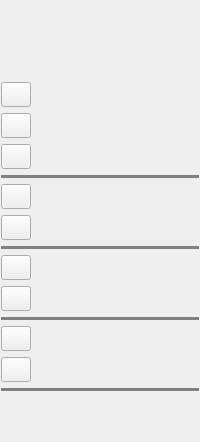
     <widget class="QFrame" name="frameRightToolBar">
      <property name="minimumSize">
       <size>
        <width>32</width>
        <height>0</height>
       </size>
      </property>
      <property name="styleSheet">
       <string notr="true">QFrame
{
border: 0px;
}</string>
      </property>
      <property name="lineWidth">
       <number>0</number>
      </property>
      <layout class="QVBoxLayout" name="verticalLayout_3">
       <property name="leftMargin">
        <number>1</number>
       </property>
       <property name="topMargin">
        <number>82</number>
       </property>
       <property name="rightMargin">
        <number>1</number>
       </property>
       <item>
        <widget class="QPushButton" name="buttonUndo">
         <property name="minimumSize">
          <size>
           <width>30</width>
           <height>25</height>
          </size>
         </property>
         <property name="maximumSize">
          <size>
           <width>30</width>
           <height>16777215</height>
          </size>
         </property>
         <property name="cursor">
          <cursorShape>PointingHandCursor</cursorShape>
         </property>
         <property name="focusPolicy">
          <enum>Qt::NoFocus</enum>
         </property>
         <property name="toolTip">
          <string>Undo (Ctrl+Z)</string>
         </property>
         <property name="text">
          <string/>
         </property>
         <property name="icon">
          <iconset resource="images.qrc">
           <normaloff>:/icons/undo_icon.png</normaloff>:/icons/undo_icon.png</iconset>
         </property>
        </widget>
       </item>
       <item>
        <widget class="QPushButton" name="buttonRedo">
         <property name="minimumSize">
          <size>
           <width>30</width>
           <height>25</height>
          </size>
         </property>
         <property name="maximumSize">
          <size>
           <width>30</width>
           <height>16777215</height>
          </size>
         </property>
         <property name="cursor">
          <cursorShape>PointingHandCursor</cursorShape>
         </property>
         <property name="focusPolicy">
          <enum>Qt::NoFocus</enum>
         </property>
         <property name="toolTip">
          <string>Redo (Ctrl+Y)</string>
         </property>
         <property name="text">
          <string/>
         </property>
         <property name="icon">
          <iconset resource="images.qrc">
           <normaloff>:/icons/redo.png</normaloff>:/icons/redo.png</iconset>
         </property>
        </widget>
       </item>
       <item>
        <widget class="QPushButton" name="buttonClearText">
         <property name="minimumSize">
          <size>
           <width>30</width>
           <height>25</height>
          </size>
         </property>
         <property name="maximumSize">
          <size>
           <width>30</width>
           <height>16777215</height>
          </size>
         </property>
         <property name="cursor">
          <cursorShape>PointingHandCursor</cursorShape>
         </property>
         <property name="focusPolicy">
          <enum>Qt::NoFocus</enum>
         </property>
         <property name="toolTip">
          <string>Clear (Ctrl+Shift+Del)</string>
         </property>
         <property name="text">
          <string/>
         </property>
         <property name="icon">
          <iconset resource="images.qrc">
           <normaloff>:/icons/cleartext_icon.png</normaloff>:/icons/cleartext_icon.png</iconset>
         </property>
        </widget>
       </item>
       <item>
        <widget class="Line" name="line_2">
         <property name="styleSheet">
          <string notr="true">color: grey;
background-color: grey;</string>
         </property>
         <property name="orientation">
          <enum>Qt::Horizontal</enum>
         </property>
        </widget>
       </item>
       <item>
        <widget class="QPushButton" name="buttonSuperscript">
         <property name="minimumSize">
          <size>
           <width>30</width>
           <height>25</height>
          </size>
         </property>
         <property name="maximumSize">
          <size>
           <width>30</width>
           <height>25</height>
          </size>
         </property>
         <property name="cursor">
          <cursorShape>PointingHandCursor</cursorShape>
         </property>
         <property name="focusPolicy">
          <enum>Qt::NoFocus</enum>
         </property>
         <property name="toolTip">
          <string>Superscript (Ctrl+Shift+Up)</string>
         </property>
         <property name="text">
          <string/>
         </property>
         <property name="icon">
          <iconset resource="images.qrc">
           <normaloff>:/icons/superscript_icon.png</normaloff>:/icons/superscript_icon.png</iconset>
         </property>
        </widget>
       </item>
       <item>
        <widget class="QPushButton" name="buttonSubscript">
         <property name="minimumSize">
          <size>
           <width>30</width>
           <height>25</height>
          </size>
         </property>
         <property name="maximumSize">
          <size>
           <width>30</width>
           <height>25</height>
          </size>
         </property>
         <property name="cursor">
          <cursorShape>PointingHandCursor</cursorShape>
         </property>
         <property name="focusPolicy">
          <enum>Qt::NoFocus</enum>
         </property>
         <property name="toolTip">
          <string>Subscript (Ctrl+Shift+Down)</string>
         </property>
         <property name="text">
          <string/>
         </property>
         <property name="icon">
          <iconset resource="images.qrc">
           <normaloff>:/icons/subscript_icon.png</normaloff>:/icons/subscript_icon.png</iconset>
         </property>
        </widget>
       </item>
       <item>
        <widget class="Line" name="line_3">
         <property name="styleSheet">
          <string notr="true">color: grey;
background-color: grey;</string>
         </property>
         <property name="orientation">
          <enum>Qt::Horizontal</enum>
         </property>
        </widget>
       </item>
       <item>
        <widget class="QPushButton" name="buttonIncreaseFontSize">
         <property name="minimumSize">
          <size>
           <width>30</width>
           <height>25</height>
          </size>
         </property>
         <property name="maximumSize">
          <size>
           <width>30</width>
           <height>25</height>
          </size>
         </property>
         <property name="cursor">
          <cursorShape>PointingHandCursor</cursorShape>
         </property>
         <property name="focusPolicy">
          <enum>Qt::NoFocus</enum>
         </property>
         <property name="toolTip">
          <string>Increase Font Size (Ctrl+Shift+=)</string>
         </property>
         <property name="text">
          <string/>
         </property>
         <property name="icon">
          <iconset resource="images.qrc">
           <normaloff>:/icons/increasefont_icon.png</normaloff>:/icons/increasefont_icon.png</iconset>
         </property>
        </widget>
       </item>
       <item>
        <widget class="QPushButton" name="buttonDecreaseFontSize">
         <property name="minimumSize">
          <size>
           <width>30</width>
           <height>25</height>
          </size>
         </property>
         <property name="maximumSize">
          <size>
           <width>30</width>
           <height>25</height>
          </size>
         </property>
         <property name="cursor">
          <cursorShape>PointingHandCursor</cursorShape>
         </property>
         <property name="focusPolicy">
          <enum>Qt::NoFocus</enum>
         </property>
         <property name="toolTip">
          <string>Increase Font Size (Ctrl+Shift+-)</string>
         </property>
         <property name="text">
          <string/>
         </property>
         <property name="icon">
          <iconset resource="images.qrc">
           <normaloff>:/icons/decreasefont_icon.png</normaloff>:/icons/decreasefont_icon.png</iconset>
         </property>
        </widget>
       </item>
       <item>
        <widget class="Line" name="line_4">
         <property name="styleSheet">
          <string notr="true">color: grey;
background-color: grey;</string>
         </property>
         <property name="orientation">
          <enum>Qt::Horizontal</enum>
         </property>
        </widget>
       </item>
       <item>
        <widget class="QPushButton" name="buttonIncreaseIndent">
         <property name="minimumSize">
          <size>
           <width>30</width>
           <height>25</height>
          </size>
         </property>
         <property name="maximumSize">
          <size>
           <width>30</width>
           <height>25</height>
          </size>
         </property>
         <property name="cursor">
          <cursorShape>PointingHandCursor</cursorShape>
         </property>
         <property name="focusPolicy">
          <enum>Qt::NoFocus</enum>
         </property>
         <property name="toolTip">
          <string>Increase Indent (Ctrl+M)</string>
         </property>
         <property name="text">
          <string/>
         </property>
         <property name="icon">
          <iconset resource="images.qrc">
           <normaloff>:/icons/increaseindent_icon.png</normaloff>:/icons/increaseindent_icon.png</iconset>
         </property>
        </widget>
       </item>
       <item>
        <widget class="QPushButton" name="buttonDecreaseIndent">
         <property name="minimumSize">
          <size>
           <width>30</width>
           <height>25</height>
          </size>
         </property>
         <property name="maximumSize">
          <size>
           <width>30</width>
           <height>25</height>
          </size>
         </property>
         <property name="cursor">
          <cursorShape>PointingHandCursor</cursorShape>
         </property>
         <property name="focusPolicy">
          <enum>Qt::NoFocus</enum>
         </property>
         <property name="toolTip">
          <string>Decrease Indent (Ctrl+Shift+M)</string>
         </property>
         <property name="text">
          <string/>
         </property>
         <property name="icon">
          <iconset resource="images.qrc">
           <normaloff>:/icons/decreaseindent_icon.png</normaloff>:/icons/decreaseindent_icon.png</iconset>
         </property>
        </widget>
       </item>
       <item>
        <widget class="Line" name="line_5">
         <property name="styleSheet">
          <string notr="true">color: grey;
background-color: grey;</string>
         </property>
         <property name="orientation">
          <enum>Qt::Horizontal</enum>
         </property>
        </widget>
       </item>
       <item>
        <spacer name="verticalSpacer">
         <property name="orientation">
          <enum>Qt::Vertical</enum>
         </property>
         <property name="sizeHint" stdset="0">
          <size>
           <width>20</width>
           <height>40</height>
          </size>
         </property>
        </spacer>
       </item>
      </layout>
     </widget>
